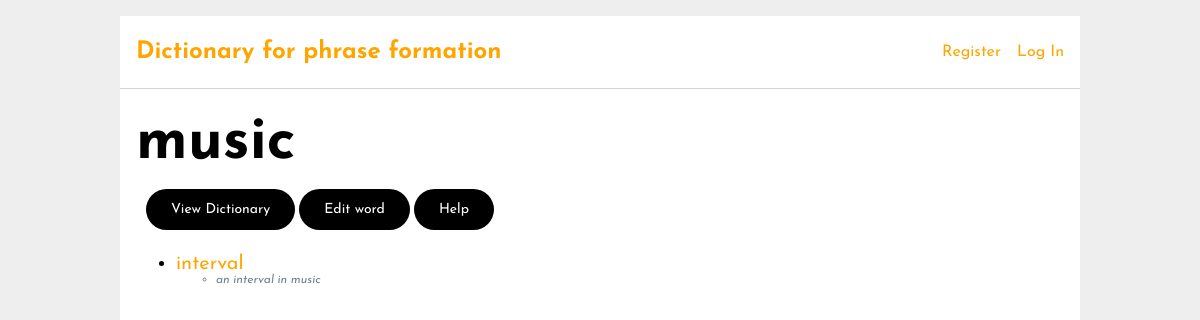
/26/, run on the app's committed database.
### tables this page shows
CREATE TABLE word (
  id INTEGER PRIMARY KEY AUTOINCREMENT,
  name TEXT UNIQUE NOT NULL,
  user_id INTEGER NOT NULL,
  FOREIGN KEY (user_id) REFERENCES user (id),
  unique (name)
);

CREATE TABLE phrase (
  id INTEGER PRIMARY KEY AUTOINCREMENT,
  name TEXT UNIQUE NOT NULL,
  user_id INTEGER NOT NULL,
  FOREIGN KEY (user_id) REFERENCES user (id),
  unique (name)
);

### dictionary/dict.py (the view)
@bp.route("/<int:word_id>/")
def view_word(word_id):
    word = get_word(word_id)
    phrases = get_phrases(word_id)
    phrasewords = get_all_phrase_words(word_id)
    '''
    phrase_words = []
    if phrases:
        for phrase in phrases:
            phrase_id = phrase["phraseId"]
            words = get_phrase_words(word_id, phrase_id)
            phrase_words.append({"phrase_id": phrase_id, "phrase_words": words})
    '''
    return render_template("dictionary/word.html", word=word, phrases=phrases, phrasewords=phrasewords)

### dictionary/auth.py (called while the page is built)
@bp.before_app_request
def load_logged_in_user():
    user_id = session.get('user_id')
    if user_id is None:
        g.user = None
    else:
        g.user = get_db().execute(
            'SELECT * FROM user WHERE id = ?', (user_id,)
        ).fetchone()

### dictionary/db.py (called while the page is built)
def get_db():
    if "db" not in g:
        g.db = sqlite3.connect(
            current_app.config["DATABASE"], detect_types=sqlite3.PARSE_DECLTYPES
        )
        g.db.row_factory = sqlite3.Row
    return g.db

### dictionary/dict.py (called while the page is built)
def get_word(word_id, check_user=True):
    word = (
        get_db()
        .execute(
            "SELECT word.id, word.name, word.user_id"
            " FROM word"
            " WHERE word.id = ?",
            (word_id,),
        ).fetchone()
    )
    if word is None:
        abort(404, "Word id {0} doesn't exist.".format(word_id))
    '''
    if check_user and word["user_id"] != g.user["id"]:
        abort(403)
    '''
    return word

def get_phrases(word_id):
    phrases = (
        get_db()
        .execute(
            "SELECT DISTINCT phrel.phraseId, phrase.name"
            " FROM phrel"
            " JOIN word ON phrel.wordId = word.id "
            " JOIN phrase ON phrel.phraseId = phrase.id"
            " WHERE phrel.wordId = ? ",
            (word_id,),
        )
        .fetchall()
    )
    if phrases is None:
        abort(404, "Phrases for word id {0} don't exist.".format(word_id))
    return phrases

def get_all_phrase_words(word_id):
    phrase_words = (
        get_db()
        .execute(
            "SELECT DISTINCT rel.phraseWordId, phrase_word.name"
            " FROM rel"
            " JOIN word main_word ON rel.mainWordId = main_word.id "
            " JOIN word phrase_word ON rel.phraseWordId = phrase_word.id"
            " WHERE rel.mainWordId = ?",
            (word_id,),
        )
        .fetchall()
    )
    if phrase_words is None:
        abort(404, "Words for phrase formation for word id {0} don't exist.".format(word_id))
    return phrase_words

### dictionary/templates/dictionary/word.html (shortened to what this page needs)
{% extends 'base.html' %}
{% block header %}
    <h1>{% block title %}{{ word['name'] }}{% endblock %}</h1>
{% endblock %}
{% block buttons %}
    <ul>
        <li><a href="{{ url_for("dict.index") }}" class="button">View Dictionary</a></li>
        <li><a href="{{ url_for('dict.edit_word', word_id=word['id']) }}" class="button">Edit word</a></li>
        <li>
            <div class="popup" onclick="myFunction()">Help
            </div>
        </li>
    </ul>
{% endblock %}
{% block content %}
    <ul class="word">
        {% for phrase_word in phrasewords %}
            <li><a href="{{ url_for('dict.view_word', word_id=phrase_word['phraseWordId']) }}" class="link">{{ phrase_word['name'] }}</a></li>
                <ul>
                    {% for phrase in phrases %}
                        {% if phrase_word["name"] in phrase["name"] %}
                            <li class="phrase">{{ phrase["name"] }}</li>
                        {% endif %}
                    {% endfor %}
                </ul>
        {% endfor %}
    </ul>
{% endblock %}

### dictionary/static/style.css (style rules this page uses)
h1, h2, h3, h4, h5, h6 { color: #000000; margin: 1rem 0; }
a { color: orange; text-decoration: none !important; }
nav ul { display: flex; list-style: none; margin: 0; padding: 0; }
nav ul li a, nav ul li span, header .action { display: block; padding: 0.5rem; }
.content > header h1 { flex: auto; margin: 1rem 0 0.25rem 0; font-size: 3em; }
.button { background-color: #000000; border: none; color: white; padding: 13px 25px; text-align: center; text-decoration: none; display: inline-block; font-size: 14px; margin: 4px 2px; cursor: pointer; border-radius: 38px; transition-duration: 0.4s; }
a.link { text-decoration: none !important; }
.phrase { color: slategray; font-style: italic; font-size: 12px; }
.popup { background-color: #000000; border: none; color: white; padding: 13px 25px; text-align: center; text-decoration: none; position: relative; display: inline-block; cursor: pointer; font-size: 14px; margin: 4px 2px; border-radius: 38px; transition-duration: 0.4s; -webkit-user-select: none; -moz-user-select: none; -ms-user-select: none; user-select: none; }

### data on the page
word: name "music"
word: name "interval"
phrase: name "an interval in music"
